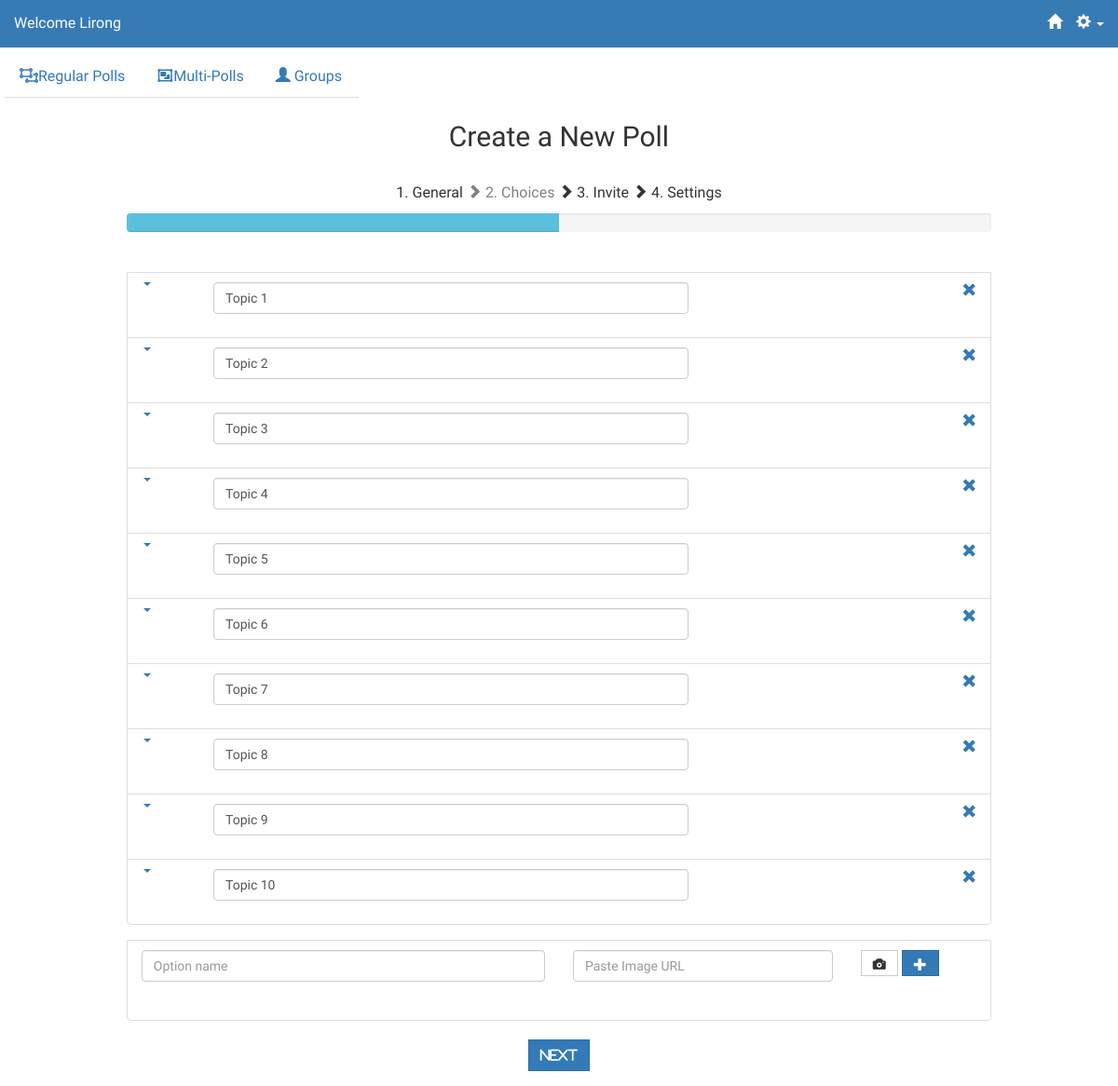
Page /polls/97/add_step2/ (signed in) on the committed database.
### polls/models.py (models this page shows)
@python_2_unicode_compatible
class Item(models.Model):
    question = models.ForeignKey(Question, on_delete=models.CASCADE)
    item_text = models.CharField(max_length=200)
    item_description = models.CharField(max_length=1000, blank=True, null=True)
    image = models.ImageField(upload_to='static/img/items/', blank=True, null=True)
    imageURL = models.CharField(max_length=500, blank=True, null=True)
    def __str__(self):
        return self.item_text

### polls/views.py (the view)
# urls.py: url(r'^(?P<pk>[0-9]+)/add_step2/$', views.AddStep2View.as_view(), name='AddStep2'),
class AddStep2View(generic.DetailView):
    model = Question
    template_name = 'polls/add_step2.html'
    def get_context_data(self, **kwargs):
        ctx = super(AddStep2View, self).get_context_data(**kwargs)
        ctx['items'] = self.object.item_set.all()
        return ctx
    def get_queryset(self):
        return Question.objects.filter(pub_date__lte=timezone.now())

### polls/templates/polls/add_step2.html (shortened to what this page needs)
{% extends 'polls/base.html' %}
{% load staticfiles %}
{% block content %}
{% if question.question_owner == request.user %}
<div class="col-md-10 col-md-offset-1">
    <h2  align="center">Create a New Poll</h2>
    <br/>
    <div class="steps"  align="center">
        <p class="sameline" >
            1. General
        </p>
        <p class="sameline" style="color:grey;">
            <span class="glyphicon glyphicon-chevron-right"> </span>
            2. Choices
        </p>
        <p class="sameline">
            <span class="glyphicon glyphicon-chevron-right"> </span>
            3. Invite <span class="glyphicon glyphicon-chevron-right"> </span>
            4. Settings
        </p>
    </div>
    <div class="progress">
        <div class="progress-bar progress-bar-info" role="progressbar" aria-valuenow="20" aria-valuemin="0" aria-valuemax="100" style="width: 50%">
        </div>
    </div>
    <br/>
    {% include 'polls/_add_choice.html' %}
    <div class="col-md-6 col-md-offset-3" align="center">
        <form action= "/polls/{{question.id}}/add_step3/">
            <input type="submit" value="Next" class="btn btn-primary">
        </form>
    </div>
</div>
{% endif %}
{% endblock %}

### polls/templates/polls/base.html (shortened to what this page needs)
{% load staticfiles %}
<html>
	<head>
    <link rel="stylesheet" href="https://maxcdn.bootstrapcdn.com/bootstrap/3.3.6/css/bootstrap.min.css" />
    <link rel="stylesheet" type="text/css" href="{% static 'css/stylish-portfolio.css' %}" />
    <link rel="stylesheet" type="text/css" href="{% static 'css/shared.css' %}"/>
    <link rel="stylesheet" type="text/css" href="{% static 'css/introjs.css' %}"/>
    <link href="https://cdnjs.cloudflare.com/ajax/libs/select2/4.0.3/css/select2.min.css" rel="stylesheet" />
	{% if request.flavour == "mobile" %}
	<link rel="stylesheet" type="text/css" href="/static/css/mobile.css"/>
	{% else %}
	<link rel="stylesheet" type="text/css" href="/static/css/desktop.css"/>
	{% endif %}
	</head>
	<body>
                {% if user.is_authenticated %}
				 <nav class="navbar navbar-default navbar-fixed-top" style="background-color:#377BB5; border-color: transparent;">
                {% else %}
                 <nav class="navbar navbar-default navbar-fixed-top" style="background-color:transparent; border-color: transparent;">
                {%endif%}
					{% if request.flavour == "mobile" %}
					<div class="container-fluid" style = "margin-left: 10px; margin-right: 10px;">
				    {% else %}
				    <div class="container-fluid">
				    {% endif %}
                        <div class="navbar-header" >
                            <a class="navbar-brand" href="/polls/" style ="font-size: 100%;
                            {% if user.is_authenticated %}
                            color:white;
                            {%else%}
                            color:black;
                            {% endif %}">
                                 Welcome
                                {% if user.is_authenticated %}
                                {% if request.user.first_name != "" %}
                                {{ request.user.first_name }}
                                {% endif %}
                                {% endif %} </a>
                           </div>
                        <div class="collapse navbar-collapse" id="bs-example-navbar-collapse-1">
							{% if user.is_authenticated %}
							<ul class="nav navbar-nav navbar-right">
                                <li><a href="{% url 'polls:index' %}" style="color:white;"><span class="glyphicon navbar-right glyphicon-home"></span></a></li>
								<li class="dropdown">
									<a class="dropdown-toggle" data-toggle="dropdown" role="button" aria-haspopup="true" aria-expanded="false" style="color:white;"> <span class="glyphicon glyphicon-cog"> </span> <span class="caret"></span> </a>
								</li>
							</ul>
							{% endif %}
                            </div>
						</div>
				</nav>
            {% if user.is_authenticated %}
				<div>
                    <ul class="nav nav-tabs" style="margin-top:60px; position: fixed;">
                        <li><a href="{% url 'polls:regular_polls' %}"><span class="fa fa-object-ungroup"></span>Regular Polls</a></li>
                        <li><a href="{% url 'polls:m_polls' %}"><span class="fa fa-object-group"></span>Multi-Polls</a></li>
                        <li><a href="{% url 'groups:index' %}"><span class="glyphicon glyphicon-user"></span> Groups</a></li>
                    </ul>
            {% else %}
                <br>
                <div name="MainPage">
            {% endif %}
                <div style="padding:110px 20px;">
                {% block content %}
                {% endblock %}
                </div>
            </div>
	</body>
</html>

### polls/templates/polls/_add_choice.html (shortened to what this page needs)
<ul class="list-group" id="choicesetting">
    <form id="choiceform"  action="{% url 'polls:editchoice' question.id %}" method="post">
        {% for item in items %}
            <li class="list-group-item " >
                <div class="row" data-toggle="collapse" data-target="#iteminfo{{item.id}}">
                    <div class="form-group col-xs-1"   >
                        <span class="caret" style="color:#377BB5;"></span>
                    </div>
                    <div class="form-group col-xs-7">
                        {% if question.status == 1 %}
                        <input type="text" class="form-control auto_submit" name="item{{item.id}}" size="50" value="{{ item }}"/>
                        {% else %}
                        {{item}}
                        {% endif %}
                    </div>
                    {% if question.status == 1 %}
                    <div class="form-group {% if item.image or item.imageURL != Null %} col-xs-3 {% else %} col-xs-4 {% endif %}">
                        <a href="{% url 'polls:delchoice' item.id %}">
                            <div class="pull-right">
                                <span class="glyphicon glyphicon-remove"></span>
                            </div>
                        </a>
                    </div>
				    {% endif %}
                </div>
            </li>
    {% endfor %}
    </form>
    <li class="list-group-item">
        <form action="{% url 'polls:addchoice' question.id %}" method="post" enctype="multipart/form-data">
            <div class="row">
            <div class="col-xs-6 form-group">
                <input type="text" class="form-control" name="choice" value="" size="50" placeholder="Option name" autofocus/>
            </div>
            <div class="col-xs-4 form-group">
                <input type="text" class="form-control" name="imageURL" value="" size="50" placeholder="Paste Image URL"/>
            </div>
            <div class="col-xs-2 form-group">
            <label for="image" class="btn btn-default"><span class="glyphicon glyphicon-camera"></span></label>
            <button type="submit" class="btn btn-primary">
                <span class="glyphicon glyphicon-plus"></span>
            </button>
            </div>
            </div>
        </form>
    </li>
</ul>

### static/css/stylish-portfolio.css (style rules this page uses)
html, body { width: 100%; height: 100%; }
body { font-family: "Source Sans Pro","Helvetica Neue",Helvetica,Arial,sans-serif; }

### static/css/shared.css (style rules this page uses)
* { font-size: 100%; }
a { font-size: 100%; text-decoration: none !important; }
button { outline:none; }
input[type="submit"] { font-family: FontAwesome; }
div { font-size:100% !important; }

### static/css/desktop.css (style rules this page uses)
body { min-height: 1000px; padding-top: 0px; padding-bottom: 20px; margin-left: 0; margin-right: 0; padding-left: 5px; padding-right: 5px; font-size: medium; }

### polls/templates/polls/base.html (style rules this page uses)
.btn { border-radius:0; }

### polls/templates/polls/add_step2.html (style rules this page uses)
p.sameline { display:inline-block; }

### rows in the picture
Item: item_text "Topic 1"
Item: item_text "Topic 2"
Item: item_text "Topic 3"
Item: item_text "Topic 4"
Item: item_text "Topic 5"
Item: item_text "Topic 6"
Item: item_text "Topic 7"
Item: item_text "Topic 8"
Item: item_text "Topic 9"
Item: item_text "Topic 10"

### other values in the picture
{{ request.user.first_name }} "Lirong"
